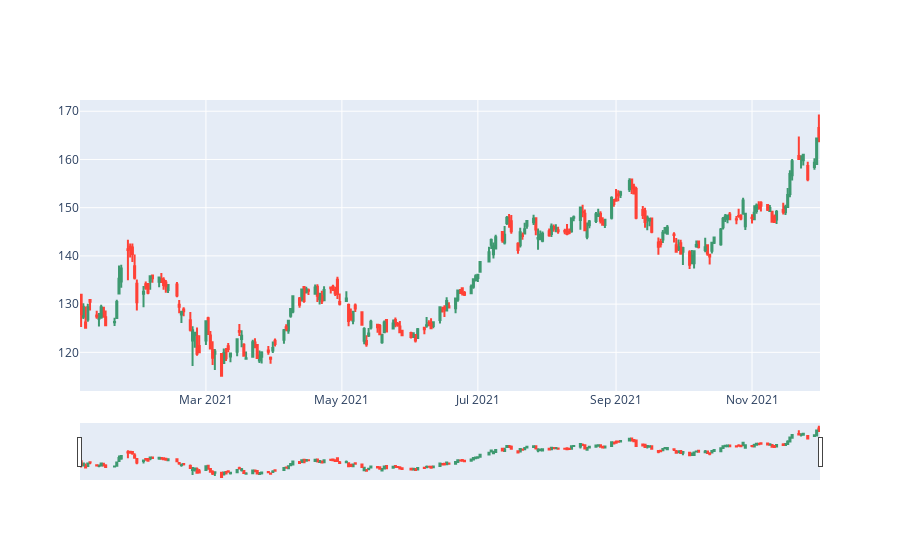

Notebook code for this chart:
### Code cell
import plotly.graph_objects as go

fig = go.Figure(data=[go.Candlestick(x=df['Date'],
                open=df['Open'],
                high=df['High'],
                low=df['Low'],
                close=df['Close'])])

fig.show()

### Figure 1 — Plotly figure (JSON) as saved in the notebook; plotly's stock layout.template omitted (floating-point values rounded to 4 significant figures; data arrays with more than 128 entries replaced by an {"elided": "..."} marker saying what was removed)
{"data": [{"close": {"elided": "231 float values"}, "high": {"elided": "231 float values"}, "low": {"elided": "231 float values"}, "open": {"elided": "231 float values"}, "type": "candlestick", "x": {"elided": "231 str values"}}], "layout": {}}
